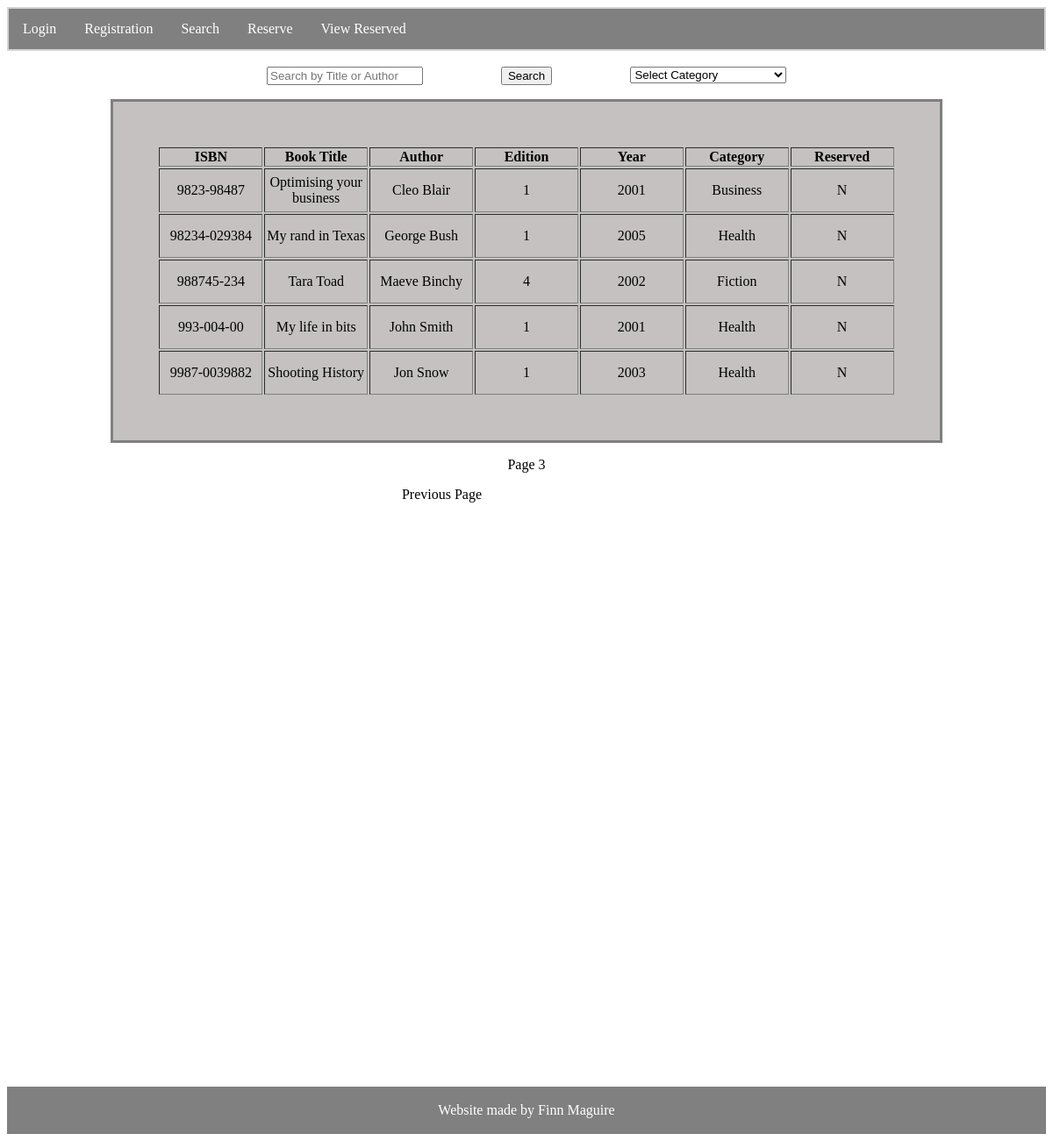
The app's page /search.php?&pagenum=3 (signed in) with its own data.
### tables this page shows
CREATE TABLE `books` (
  `ISBN` varchar(20) NOT NULL,
  `BookTitle` varchar(30) NOT NULL,
  `Author` varchar(30) NOT NULL,
  `Edition` int(2) NOT NULL,
  `Year` int(4) NOT NULL,
  `Category` varchar(3) NOT NULL,
  `Reserved` varchar(1) NOT NULL
);

CREATE TABLE `categories` (
  `CategoryID` varchar(3) NOT NULL,
  `CategoryName` varchar(20) NOT NULL
);

### search.php (the view, shortened to what this page needs)
<html>
    <head>
        <link rel = "stylesheet" type = "text/css" href = "site.css">
    </head>
    <body>
        <nav>
            <ul>
                <li> <a href = "login.php" > Login </a> </li>
                <li> <a href = "registration.php" > Registration </a> </li>
                <li> <a href = "search.php?pagenum=1" > Search </a> </li>
                <li> <a href = "reserve.php" > Reserve </a> </li>
                <li> <a href = "viewreserved.php" > View Reserved </a> </li>
            </ul>
        </nav>
    <br>
    <form method = "GET">
        <input type = "text" name = "Search" placeholder = "Search by Title or Author" id = "SearchBox" />
        <?php
            include "db.php";
            getCategory($conn);
        ?>
        <input type = "submit" value = "Search" id = 'SearchSubmit'/>
    </form>
<?php
if (isset($_GET['pagenum']) && $_GET['pagenum']!= "")
{
    $pageNum = $_GET['pagenum'];
}
else
{
    $pageNum = 1;
}
$displayPage = 5;
$newPage = ($pageNum - 1) * $displayPage;
$Search = isset($_GET['Search']) ? $_GET['Search'] : "";
$Category = isset($_GET['Categories']) ? $_GET['Categories'] : "";
$Search = Validation($Search);
if (strlen($Search) > 1 || $Category == "" || $Category == "No Value" )
{
    if (isset($_GET['Search']) == NULL)
    {
        $Search = "";
    }
    else
    {
        $Search = ($_GET['Search']);
    }
    $condition = "Search";
    $selCategory = "";
    $totalPages = Pagination($conn, $displayPage, $condition, $selCategory, $Search);
    $sql = "SELECT * FROM books WHERE BookTitle LIKE '%$Search%' OR Author LIKE '%$Search%' LIMIT $newPage, $displayPage";
    $result = $conn->query($sql);
}
elseif (isset($_GET['Categories']))
{
    $selCategory = $_GET['Categories'];
    $condition = "Category";
    $totalPages = Pagination($conn, $displayPage, $condition, $selCategory, $Search);
    $sql = "SELECT * FROM books WHERE Category = '$selCategory' LIMIT $newPage, $displayPage";
    $result = $conn->query($sql);
}
if (isset($result))
{
    if ($result != false && $result-> num_rows > 0)
    {
        echo "<table class = 'table' border='1'>";
        echo "<tr><th>ISBN</th>
            <th>Book Title</th>
            <th>Author</th>
            <th>Edition</th>
            <th>Year</th>
            <th>Category</th>
            <th>Reserved</th>";
        while ($row = $result->fetch_assoc())
        {
            echo "<tr class = 'table'><td>";
            echo $row["ISBN"];
            echo "</td><td>";
            echo $row["BookTitle"];
            echo "</td><td>";
            echo $row["Author"];
            echo "</td><td>";
            echo $row["Edition"];
            echo "</td><td>";
            echo $row["Year"];
            echo "</td><td>";
            $CategoryList = "SELECT CategoryName FROM Categories WHERE CategoryID = '$row[Category]'";
            $result1 = $conn->query($CategoryList);
            $row1 = $result1->fetch_assoc();
            echo $row1["CategoryName"];
            echo "</td><td>";
            echo $row["Reserved"];
            echo "</tr>";
        }
        echo "</table>";
        displayPagination($pageNum, $totalPages);
    }
    else
    {
        echo "<p class = 'message'>0 Results found </p>";
    }
}
function getCategory($conn)
{
    echo " <select name = 'Categories' id = 'CategoryLabel'>";
    echo "<option value='No Value'> Select Category </option>";
}
function Pagination($conn, $displayPage, $condition, $selCategory, $Search)
{
    if($condition == "Category")
    {
        $sql = "SELECT COUNT(*) As totalRows FROM books WHERE Category = '$selCategory'";
    }
    elseif ($condition == "Search")
    {
        $sql = "SELECT COUNT(*) As totalRows FROM books WHERE BookTitle LIKE '%$Search%' OR Author LIKE '%$Search%' ";
    }
    $result = $conn->query($sql);
    $totalRows = $result->fetch_assoc();
    $totalRows = $totalRows['totalRows'];
    $totalPages = ceil ($totalRows / $displayPage);
    return $totalPages;
}
function displayPagination($pageNum, $totalPages)
{
    $prev = $pageNum - 1;
    echo "<p id = 'pageNum'>Page $pageNum</p>";
    if ($pageNum != 1)
    {
        echo "<a class = 'prev' href= '?". http_build_query($_GET) ."&pagenum=$prev'>Previous Page</a>";
    }
}
function validation($input)
{
    $input = trim($input);
    $input = htmlspecialchars($input);
    $input = htmlentities($input);
    $input = stripslashes($input);
    return $input;
}
?>
<footer>
  <p>Website made by Finn Maguire</p>
</footer>
</body>
</html>

### site.css (style rules this page uses)
.table { table-layout: fixed; border: grey solid; width: 80%; height: 50px; text-align: center; margin: auto; background:rgb(197, 193, 193); padding:50px; }
nav { text-align: center; border: 2px lightgrey solid; }
ul { list-style-type: none; margin: 0; padding: 0; overflow: hidden; background-color: grey; }
li { float: left; }
li a { display: block; color: white; text-align: center; padding: 14px 16px; text-decoration: none; }
footer { margin-top: 700px; text-align: center; padding: 2px; background-color: grey; color: white; }
#SearchBox { width: 15%; float:left; margin-left: 25%; }
#CategoryLabel { width: 15%; float:right; margin-right: 25%; }
#SearchSubmit { display: block; color: black; text-align: center; text-decoration: none; margin:auto; }
.prev { display: block; float:left; padding-left: 38%; color: black; text-align: center; text-decoration: none; margin:auto; }
#pageNum { text-align: center; }

### records on screen
books: ISBN "9823-98487", BookTitle "Optimising your business", Author "Cleo Blair", Edition "1", Year "2001", Category.CategoryName "Business", Reserved "N"
books: ISBN "98234-029384", BookTitle "My rand in Texas", Author "George Bush", Edition "1", Year "2005", Category.CategoryName "Health", Reserved "N"
books: ISBN "988745-234", BookTitle "Tara Toad", Author "Maeve Binchy", Edition "4", Year "2002", Category.CategoryName "Fiction", Reserved "N"
books: ISBN "993-004-00", BookTitle "My life in bits", Author "John Smith", Edition "1", Year "2001", Category.CategoryName "Health", Reserved "N"
books: ISBN "9987-0039882", BookTitle "Shooting History", Author "Jon Snow", Edition "1", Year "2003", Category.CategoryName "Health", Reserved "N"

### other values on screen
$pageNum "3"
